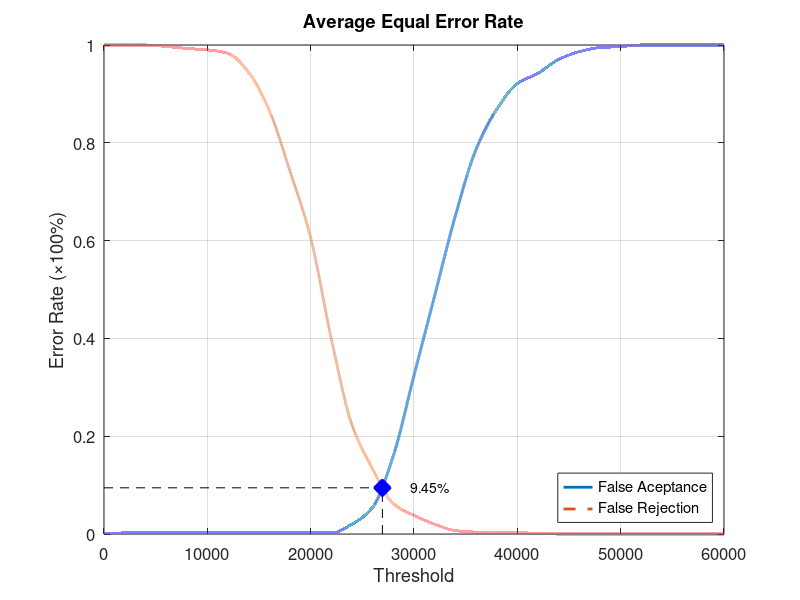
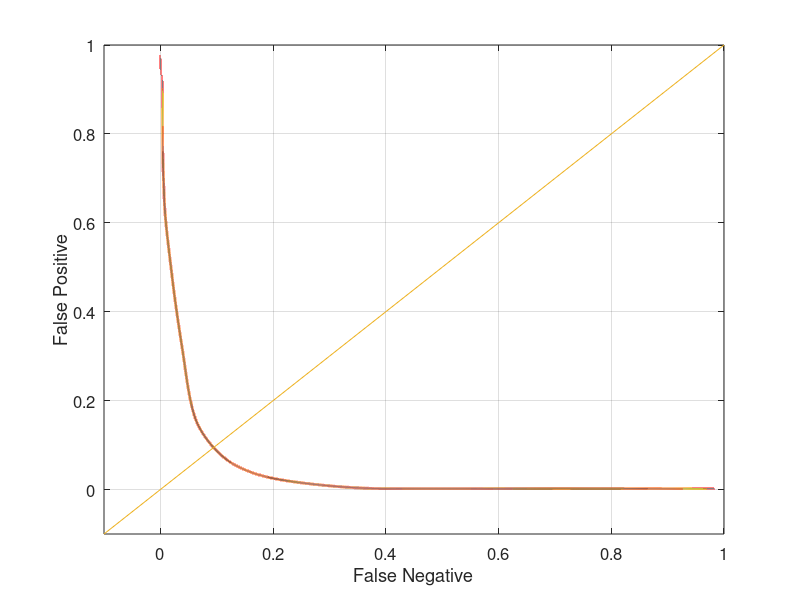

Here is the MATLAB script that generated these plots, in order:
function yEER = Database1Average
close all;
clear;
clc;
x = 0:2000:60000;
xq = 0:0.5:60000;

y0 = [0 0.00210526 0.00210526 0.00210526 0.00210526 0.00210526 0.00210526 0.00210526 0.00210526 0.00210526 0.00210526 0.00210526 0.02 0.0547368 0.16 0.32421 0.487368 0.650526 0.786316 0.868421 0.921053 0.942105 0.970526 0.986316 0.994737 0.996842 1 1 1 1 1];
yy0 = interp1(x, y0, xq, 'pchip');
y1 = [1 1 1 0.997 0.993 0.99 0.983 0.944 0.866 0.742 0.606 0.399 0.223 0.133 0.062 0.038 0.02 0.007 0.004 0.004 0.003 0.001 0 0 0 0 0 0 0 0 0];
yy1 = interp1(x, y1, xq, 'pchip');

% Calculating EER: 
y2 = abs(y0 - y1);
find(y2 == min(y2))
yy2 = abs(yy0 - yy1);
xEER = find(yy2 == min(yy2));
xEERIndex = xq(xEER) % X-axis EER
yEER = yy0(xEER) % Y-axis EER

main = figure
plot(xq, yy0,'-','LineWidth', 2);	hold on
plot(xq, yy1,'--','LineWidth', 2);	hold on
plot([xEERIndex xEERIndex], [0 yEER], 'k--');	hold on
plot([0 xEERIndex], [yEER yEER], 'k--');	hold on
plot(xEERIndex, yEER, 'bx', 'LineWidth', 10);	hold on
text(xEERIndex + 10 * xEERIndex / 100, yEER, [num2str(round((10000 * yEER)) / 100) '%'])
legend('False Aceptance', 'False Rejection', 'Location', 'SouthEast')
xlabel('Threshold')
ylabel('Error Rate (\times100%)')
title('Average Equal Error Rate')
set(gca, 'FontSize', 12)
axis([0 60000 0 1])
grid on

print(main, 'Database1AverageMain', '-dpng');
FNRxFPR = figure('Color', [1 1 1]);
plot(yy1, yy0, '-', yy1, yy0, 'LineWidth', 2);
hold on
y = -0.1:0.1:1
plot(y, y); 
set(gca, 'FontSize', 12)
xlabel('False Negative')
ylabel('False Positive')
axis([-0.1 1 -0.1 1])
set(gca, 'FontSize', 12)
grid on

print(FNRxFPR, 'Database1AverageFNRxFPR','-dpng');
end
